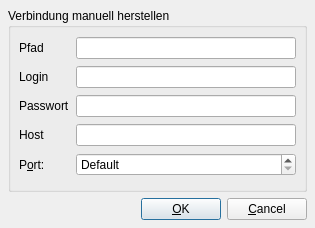
<?xml version="1.0" encoding="UTF-8"?>
<ui version="4.0">
 <class>QSqlConnectionDialogUi</class>
 <widget class="QDialog" name="QSqlConnectionDialogUi">
  <property name="geometry">
   <rect>
    <x>0</x>
    <y>0</y>
    <width>315</width>
    <height>228</height>
   </rect>
  </property>
  <property name="windowTitle">
   <string>Connect...</string>
  </property>
  <layout class="QVBoxLayout">
   <property name="spacing">
    <number>6</number>
   </property>
   <property name="leftMargin">
    <number>8</number>
   </property>
   <property name="topMargin">
    <number>8</number>
   </property>
   <property name="rightMargin">
    <number>8</number>
   </property>
   <property name="bottomMargin">
    <number>8</number>
   </property>
   <item>
    <widget class="QGroupBox" name="connGroupBox">
     <property name="title">
      <string>Verbindung manuell herstellen</string>
     </property>
     <layout class="QGridLayout">
      <property name="leftMargin">
       <number>8</number>
      </property>
      <property name="topMargin">
       <number>8</number>
      </property>
      <property name="rightMargin">
       <number>8</number>
      </property>
      <property name="bottomMargin">
       <number>8</number>
      </property>
      <property name="spacing">
       <number>6</number>
      </property>
      <item row="4" column="1">
       <widget class="QSpinBox" name="portSpinBox">
        <property name="specialValueText">
         <string>Default</string>
        </property>
        <property name="minimum">
         <number>-1</number>
        </property>
        <property name="maximum">
         <number>65535</number>
        </property>
        <property name="value">
         <number>-1</number>
        </property>
       </widget>
      </item>
      <item row="1" column="0">
       <widget class="QLabel" name="textLabel4">
        <property name="text">
         <string>Login</string>
        </property>
        <property name="buddy">
         <cstring>editUsername</cstring>
        </property>
       </widget>
      </item>
      <item row="0" column="1">
       <widget class="QLineEdit" name="editDatabase"/>
      </item>
      <item row="1" column="1">
       <widget class="QLineEdit" name="editUsername"/>
      </item>
      <item row="2" column="1">
       <widget class="QLineEdit" name="editPassword">
        <property name="echoMode">
         <enum>QLineEdit::Password</enum>
        </property>
       </widget>
      </item>
      <item row="3" column="1">
       <widget class="QLineEdit" name="editHostname"/>
      </item>
      <item row="0" column="0">
       <widget class="QLabel" name="textLabel3">
        <property name="text">
         <string>Pfad</string>
        </property>
        <property name="buddy">
         <cstring>editDatabase</cstring>
        </property>
       </widget>
      </item>
      <item row="3" column="0">
       <widget class="QLabel" name="textLabel5">
        <property name="text">
         <string>Host</string>
        </property>
        <property name="buddy">
         <cstring>editHostname</cstring>
        </property>
       </widget>
      </item>
      <item row="2" column="0">
       <widget class="QLabel" name="textLabel4_2">
        <property name="text">
         <string>Passwort</string>
        </property>
        <property name="buddy">
         <cstring>editPassword</cstring>
        </property>
       </widget>
      </item>
      <item row="4" column="0">
       <widget class="QLabel" name="textLabel5_2">
        <property name="text">
         <string>P&amp;ort:</string>
        </property>
        <property name="buddy">
         <cstring>portSpinBox</cstring>
        </property>
       </widget>
      </item>
     </layout>
    </widget>
   </item>
   <item>
    <layout class="QHBoxLayout">
     <property name="spacing">
      <number>6</number>
     </property>
     <property name="leftMargin">
      <number>0</number>
     </property>
     <property name="topMargin">
      <number>0</number>
     </property>
     <property name="rightMargin">
      <number>0</number>
     </property>
     <property name="bottomMargin">
      <number>0</number>
     </property>
     <item>
      <spacer>
       <property name="orientation">
        <enum>Qt::Horizontal</enum>
       </property>
       <property name="sizeType">
        <enum>QSizePolicy::Expanding</enum>
       </property>
       <property name="sizeHint" stdset="0">
        <size>
         <width>20</width>
         <height>20</height>
        </size>
       </property>
      </spacer>
     </item>
     <item>
      <widget class="QPushButton" name="okButton">
       <property name="text">
        <string>&amp;OK</string>
       </property>
       <property name="default">
        <bool>true</bool>
       </property>
      </widget>
     </item>
     <item>
      <widget class="QPushButton" name="cancelButton">
       <property name="text">
        <string>&amp;Cancel</string>
       </property>
      </widget>
     </item>
    </layout>
   </item>
  </layout>
 </widget>
 <tabstops>
  <tabstop>editDatabase</tabstop>
  <tabstop>editUsername</tabstop>
  <tabstop>editPassword</tabstop>
  <tabstop>editHostname</tabstop>
  <tabstop>portSpinBox</tabstop>
  <tabstop>okButton</tabstop>
  <tabstop>cancelButton</tabstop>
 </tabstops>
 <resources/>
 <connections/>
</ui>
